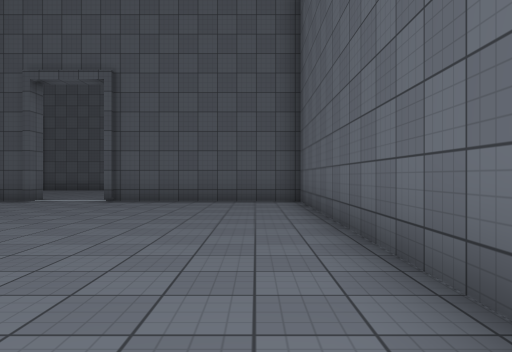
View 1 (above)

24 first-person views from a walk through a 3-D level made in the Unity game engine. The camera is 1.3 m above the floor, looks level and sees 70° across. The floor is counted in squares, 2 m on a side. Each view is taken from the middle of a square. On the plan, view 1 faces up. The plan holds only what a view shows up to about 11 squares ahead; the rest is blank. The place goes on beyond the plan. The player character is not drawn. Surface patterns are stand-ins for the level's own textures.

View 2
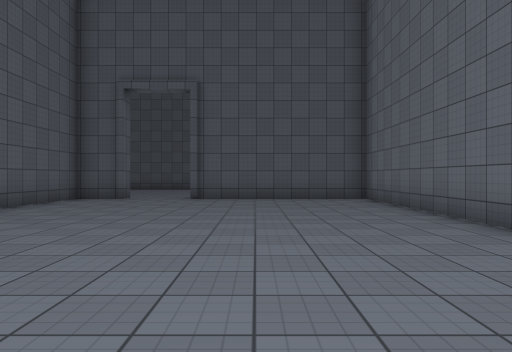

View 3
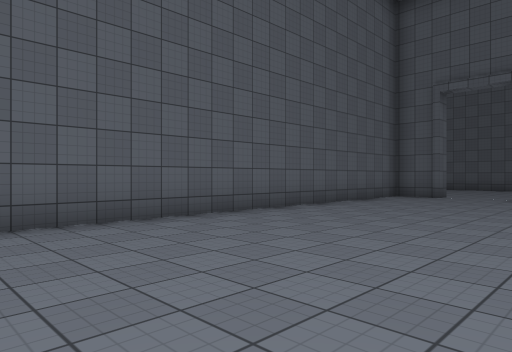

View 4
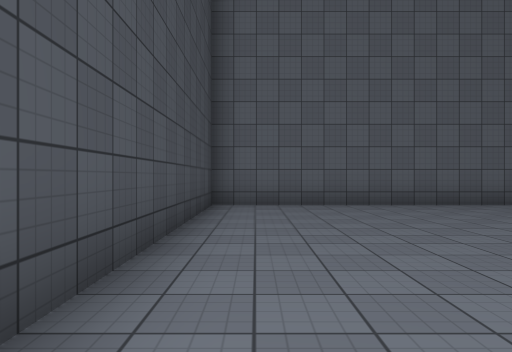

View 5
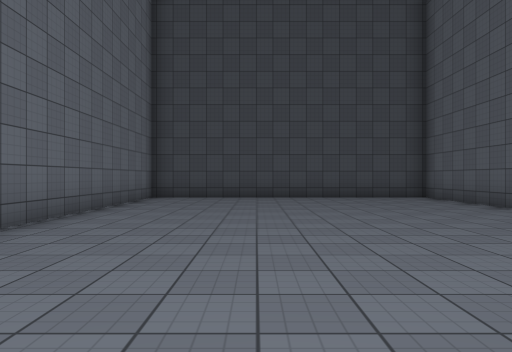

View 6
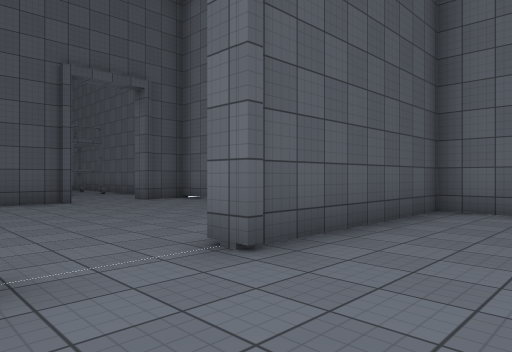

View 7
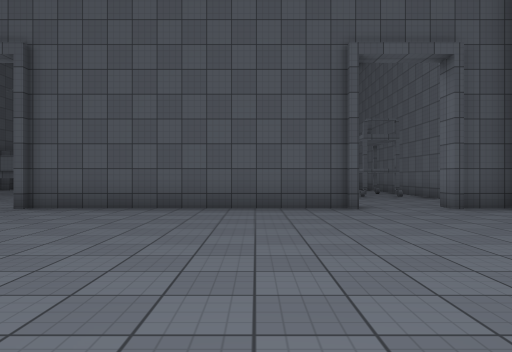

View 8
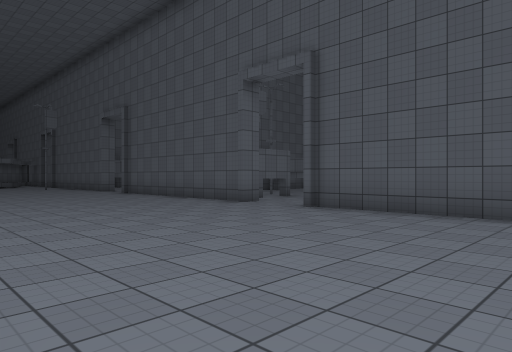

View 9
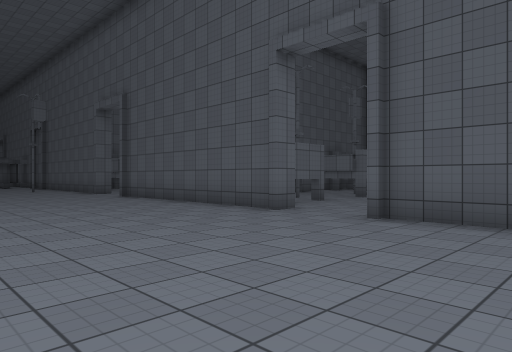

View 10
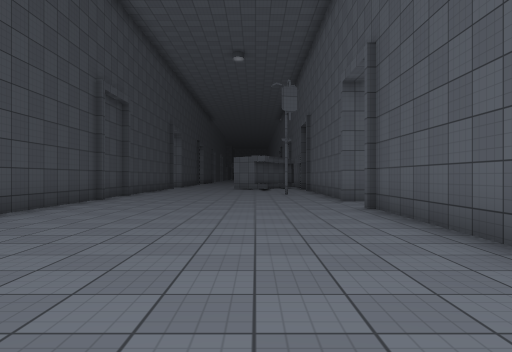

View 11
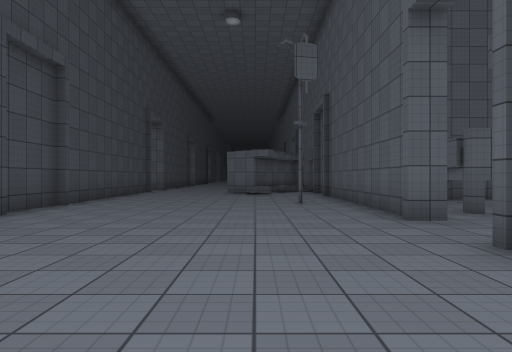

View 12
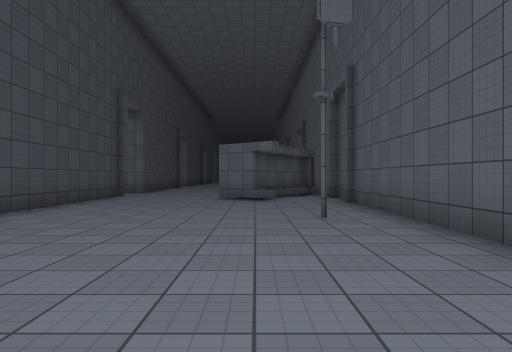

View 13
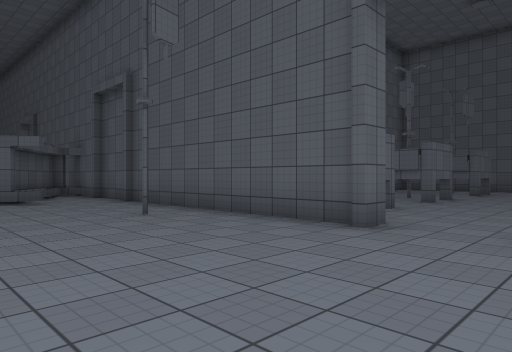

View 14
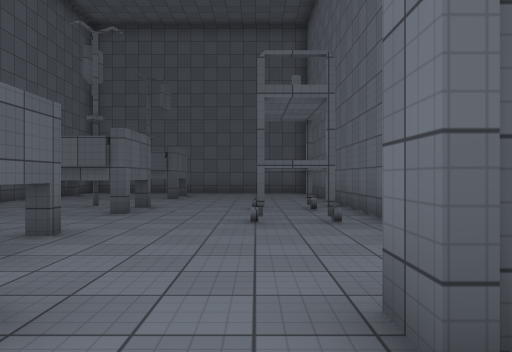

View 15
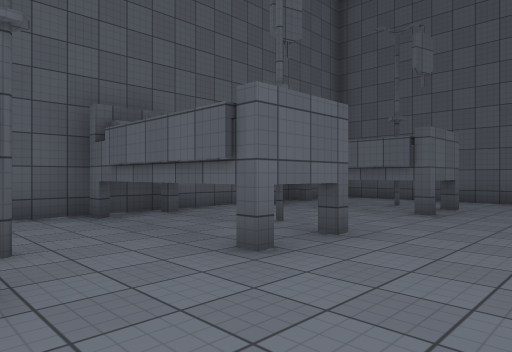

View 16
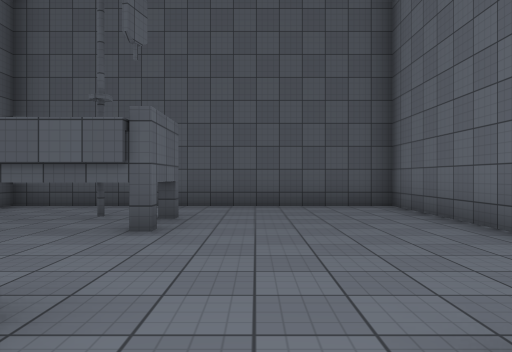

View 17
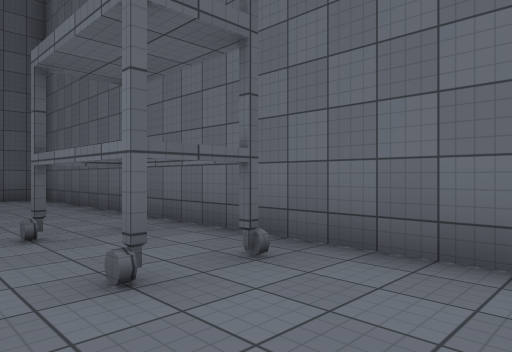

View 18
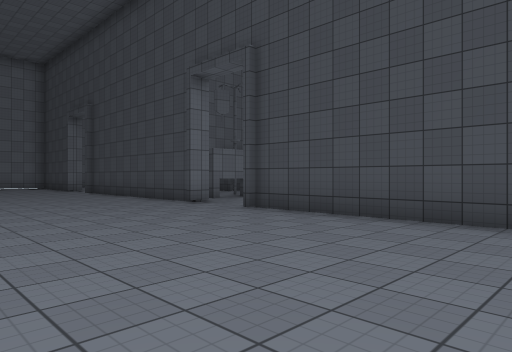

View 19
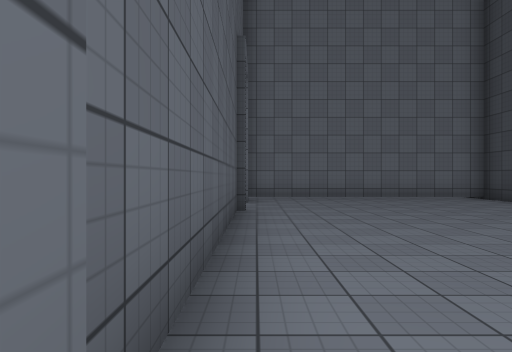

View 20
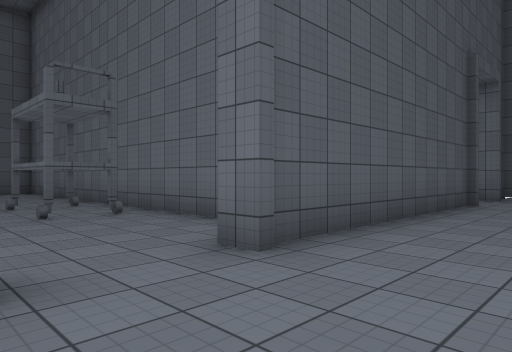

View 21
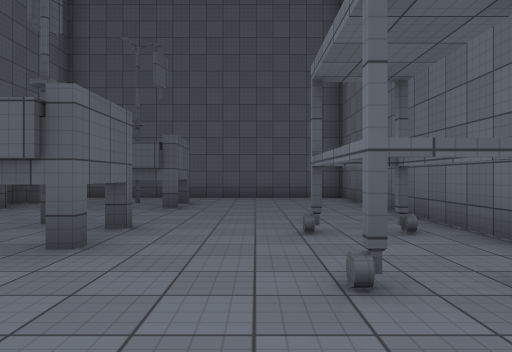

View 22
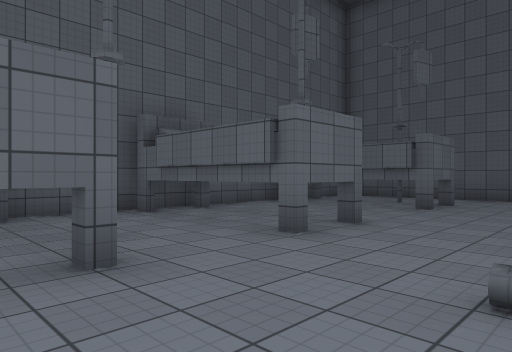

View 23
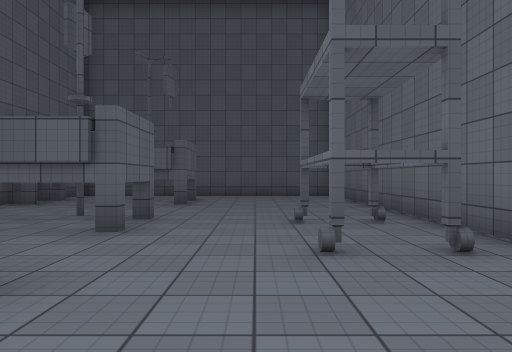

View 24
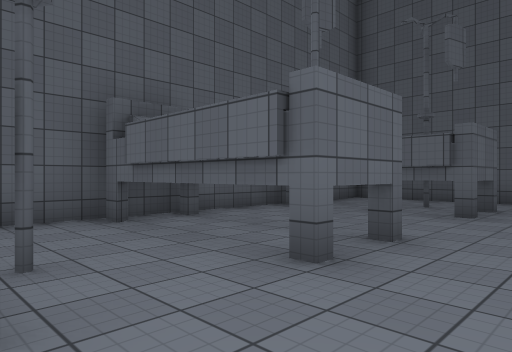

### Floor plan
Key: @ floor where view 1 was taken; # wall or solid block; . floor; ^ raised ledge; T thing the floor can be seen under or through.
Columns run from 29 left of view 1 to 2 right of it. Each row starts with its distance up from view 1.
 29    ###################
 28    #........#........#
 27    #........#........#
 26    ## TT....#####....#
 25    #........#........#
 24    #........#........#
 23    #...#....#..T.....#
 22    #####..###TTTT..#.#
 21    #......###......#.#
 20    #......###........#     ...#
 19    #####....#####....#     ...
 18       ##....## ##....#     ..
 17 #########..#######..#######.###
 16 ..............................#
 15 ^....#........................#
 14 ##............................#
 13 .#............................#
 12 ..............................#
 11 ..............................#
 10 ######...........###  ##..######
  9      ##########...    #........#
  8                 ..#   #........#
  7                       #........#
  6                       #........#
  5                       #........#
  4                       #........#
  3                       #........#
  2                       #........#
  1                       #........#
  0                       #......@.#
 -1                       #........#
 -2                       #........#
 -3                       ##########

Where each view was taken, in squares from view 1:
view 1: 0 up, 0 right, facing up
view 2: 1 down, 2 left, facing up
view 3: 2 down, 2 left, facing up-left
view 4: 2 down, 1 right, facing left
view 5: 8 up, 2 left, facing down
view 6: 7 up, 6 left, facing up-right
view 7: 9 up, 5 left, facing up
view 8: 10 up, 5 left, facing up-left
view 9: 11 up, 7 left, facing up-left
view 10: 14 up, 11 left, facing left
view 11: 14 up, 15 left, facing left
view 12: 14 up, 18 left, facing left
view 13: 12 up, 18 left, facing up-left
view 14: 15 up, 19 left, facing up
view 15: 19 up, 19 left, facing up-left
view 16: 21 up, 20 left, facing up
view 17: 18 up, 20 left, facing up-right
view 18: 15 up, 20 left, facing down-right
view 19: 16 up, 10 left, facing right
view 20: 14 up, 12 left, facing up-right
view 21: 18 up, 11 left, facing up
view 22: 18 up, 10 left, facing up-left
view 23: 17 up, 11 left, facing up
view 24: 19 up, 11 left, facing up-left
